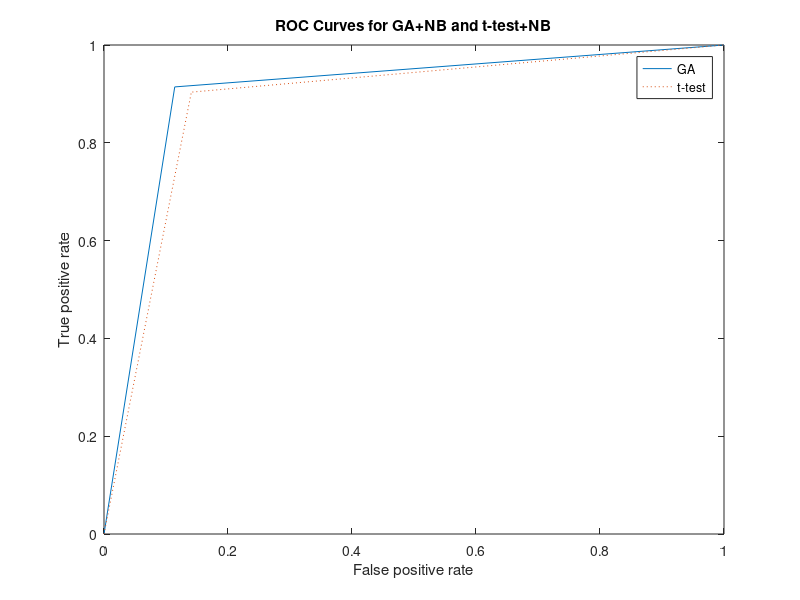

MATLAB code to generate this figure:
x1=[0,0.1409,1];
y1=[0,0.9036,1];
x=[0,0.1141,1];
y=[0,0.9143,1];
plot(x,y,x1,y1,':');
legend('GA','t-test','Location','Best')
xlabel('False positive rate'); ylabel('True positive rate');
title('ROC Curves for GA+NB and t-test+NB');
AUC = trapz(x,y);
fprintf('  AUC for GA:  %.4f\n',AUC );
AUC1 = trapz(x1,y1);
fprintf('  AUC for t-test:  %.4f\n',AUC1 );
